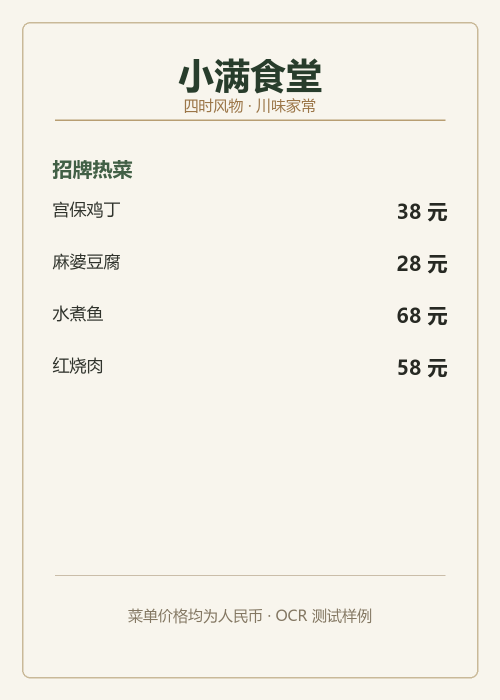
#> input picture czh-integration/complete-project/ocr/sample/sample-menu.png, 1000 x 1400 px (shown at 1/2 size)
$ python run_demo.py
#> lines starting #> are read from the running program, lines starting #| are printed output that depends on the picture; after the words box and inside, x2 and y2 are one past the last pixel; in counts of white or black regions, pixels touching at a corner belong together
### czh-integration/complete-project/ocr/ocr_engine.py
"""OCR engine adapters and basic image preprocessing."""

from __future__ import annotations

import os
import shutil
import subprocess
import tempfile
from pathlib import Path
from typing import Any


BACKEND_DIR = Path(__file__).resolve().parent
WINDOWS_OCR_SCRIPT = BACKEND_DIR / "windows_ocr.ps1"


def _preprocess_with_opencv(source: Path, target: Path) -> Path:
    try:
        import cv2
        import numpy as np
    except ImportError:
        return source

    data = np.fromfile(str(source), dtype=np.uint8)
    image = cv2.imdecode(data, cv2.IMREAD_COLOR)
#> image is the input picture: shape (1400, 1000, 3); mean B, G, R 231.9, 240.5, 243.4
    if image is None:
        return source

    gray = cv2.cvtColor(image, cv2.COLOR_BGR2GRAY)
    enhanced = cv2.createCLAHE(clipLimit=2.0, tileGridSize=(8, 8)).apply(gray)
    inv = cv2.threshold(enhanced, 0, 255, cv2.THRESH_BINARY_INV + cv2.THRESH_OTSU)[1]
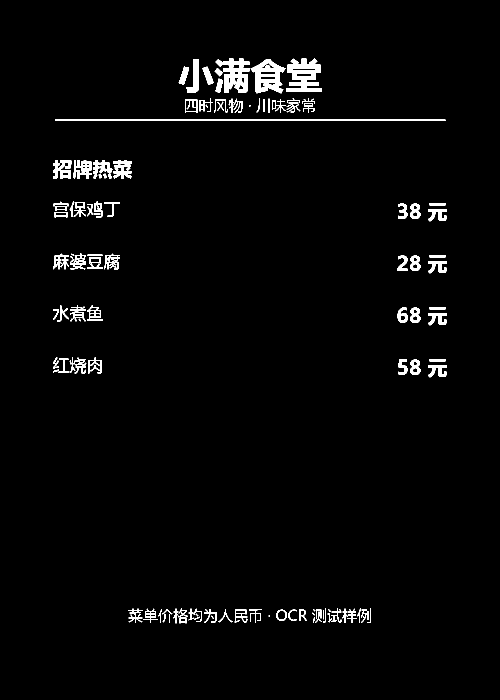
#> inv: shape (1400, 1000) (shown at 1/2 size); 2.3% white; 132 white regions (20 under 20 px), largest, box (x1, y1, x2, y2) and area: (573, 117, 643, 184) 2911, (501, 118, 571, 187) 2587, (110, 239, 891, 242) 2343
    lines = cv2.HoughLinesP(
        inv,
        rho=1,
        theta=np.pi / 180,
        threshold=max(40, int(image.shape[1] * 0.08)),
        minLineLength=max(80, int(image.shape[1] * 0.25)),
        maxLineGap=20,
    )
#> lines = 16 rows, first 6: [110, 239, 890, 239], [110, 241, 890, 241], [110, 240, 890, 240], [366, 141, 640, 141], [265, 1223, 521, 1227], [360, 158, 642, 183]
    angle = 0.0
    if lines is not None:
        angles: list[float] = []
        for line in lines[:, 0]:
            x1, y1, x2, y2 = (float(value) for value in line)
            if x2 == x1:
                continue
            current = np.degrees(np.arctan2(y2 - y1, x2 - x1))
            if abs(current) <= 12:
                angles.append(current)
#> this loop made 16 passes
#> (x1, y1, x2, y2, current) on passes 1 to 12: (110, 239, 890, 239, 0), (110, 241, 890, 241, 0), (110, 240, 890, 240, 0), (366, 141, 640, 141, 0), (265, 1223, 521, 1227, 0.895), (360, 158, 642, 183, 5.07), (365, 142, 640, 142, 0), (373, 175, 632, 120, -11.99), (363, 148, 615, 183, 7.91), (257, 1236, 646, 1230, -0.884), (264, 1239, 521, 1239, 0), (258, 1244, 521, 1240, -0.871)
#> after the loop, angles = [0, 0, 0, 0, 0.895, 5.07, 0, -11.99, 7.91, -0.884, 0, -0.871, -0.933, -0.881, -1.07, 0.875]
        if len(angles) >= 2:
            angle = float(np.median(angles))
#> angle = 0
    if abs(angle) >= 0.15:
        height, width = enhanced.shape
        matrix = cv2.getRotationMatrix2D((width / 2, height / 2), angle, 1.0)
        enhanced = cv2.warpAffine(
            enhanced,
            matrix,
            (width, height),
            flags=cv2.INTER_CUBIC,
            borderMode=cv2.BORDER_REPLICATE,
        )
    height, width = enhanced.shape
#> height = 1400; width = 1000
    if width < 1400:
        scale = 1400 / width
#> scale = 1.4
        enhanced = cv2.resize(
            enhanced,
            (1400, round(height * scale)),
            interpolation=cv2.INTER_CUBIC,
        )
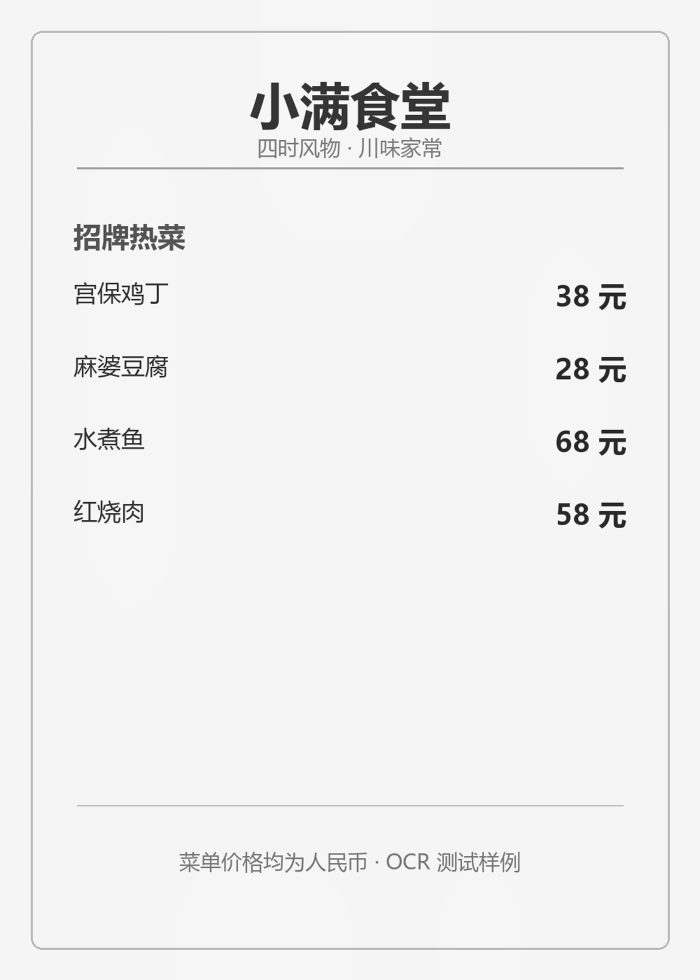
#> enhanced: shape (1960, 1400) (shown at 1/2 size); min 0, max 255, mean 240.5
    ok, encoded = cv2.imencode(".png", enhanced)
    if not ok:
        return source
    encoded.tofile(str(target))
    return target


def preprocess_image(source: Path, work_dir: Path) -> Path:
    return _preprocess_with_opencv(source, work_dir / f"{source.stem}-preprocessed.png")


def _rapidocr_recognize(image_path: Path) -> dict[str, Any] | None:
    try:
        from rapidocr_onnxruntime import RapidOCR
    except ImportError:
        return None

    engine = RapidOCR()
    result, _ = engine(str(image_path))
    items: list[dict[str, Any]] = []
    for entry in result or []:
        if len(entry) < 3:
            continue
        box, text, confidence = entry[0], entry[1], entry[2]
        items.append(
            {
                "text": str(text),
                "confidence": float(confidence),
                "bbox": [
                    [float(point[0]), float(point[1])]
                    for point in box
                    if len(point) >= 2
                ],
            }
        )
    return {
        "engine": "RapidOCR",
        "language": "ch",
        "items": items,
        "raw_text": "\n".join(item["text"] for item in items),
    }


# [67 lines left out: function _windows_ocr_recognize, not called in this run]


def recognize_image(
    image_path: Path, *, engine: str = "auto", preprocess: bool = True
) -> dict[str, Any]:
    """Run OCR and return a normalized engine-independent result."""

    selected = engine.strip().lower()
    work_path = image_path
    temporary: tempfile.TemporaryDirectory[str] | None = None
    try:
        if preprocess:
            temporary = tempfile.TemporaryDirectory(prefix="menu-preprocess-")
            work_path = preprocess_image(image_path, Path(temporary.name))
        if selected in {"auto", "rapidocr", "rapid"}:
            result = _rapidocr_recognize(work_path)
            if result is not None:
                return result
            if selected != "auto":
                raise RuntimeError(
                    "RapidOCR 未安装，请执行：python -m pip install -r "
                    "requirements-ocr.txt（在 OCR 模块目录下执行）"
                )

        if selected in {"auto", "windows", "windows-ocr"}:
            if os.name != "nt":
                raise RuntimeError("Windows OCR 仅能在 Windows 上运行")
            return _windows_ocr_recognize(work_path)

        raise RuntimeError(f"不支持的 OCR 引擎：{engine}")
    finally:
        if temporary is not None:
            temporary.cleanup()

### czh-integration/complete-project/ocr/run_demo.py
"""Command-line OCR demo for the standalone algorithm deliverable."""

from __future__ import annotations

import argparse
import json
from pathlib import Path

from menu_parser import parse_menu, structured_lines
from ocr_engine import recognize_image


BASE_DIR = Path(__file__).resolve().parent
DEFAULT_IMAGE = BASE_DIR / "sample" / "sample-menu.png"


def main() -> None:
    parser = argparse.ArgumentParser(description="菜单图片 OCR 演示")
    parser.add_argument("--image", type=Path, default=DEFAULT_IMAGE)
    parser.add_argument("--output", type=Path)
    parser.add_argument(
        "--engine",
        choices=("auto", "rapidocr", "windows"),
        default="auto",
    )
    args = parser.parse_args()
    if not args.image.exists():
        raise SystemExit(f"图片不存在：{args.image}")

    result = recognize_image(args.image, engine=args.engine, preprocess=True)
    records = parse_menu(result["items"])
    lines = structured_lines(records)
    try:
        image_label = str(args.image.resolve().relative_to(BASE_DIR))
    except ValueError:
        image_label = str(args.image)
    payload = {
        "image": image_label,
        "engine": result["engine"],
        "language": result.get("language", ""),
        "raw_text": result["raw_text"],
        "items": result["items"],
        "structured_text": lines,
        "records": records,
    }

    if args.output:
        args.output.parent.mkdir(parents=True, exist_ok=True)
        args.output.write_text(
            json.dumps(payload, ensure_ascii=False, indent=2),
            encoding="utf-8",
        )
        print(f"结果已写入：{args.output}")

    print(f"OCR 引擎：{result['engine']}")
    for line in lines:
        print(line)


if __name__ == "__main__":
    main()
#> (the call stopped at in _rapidocr_recognize, `engine = RapidOCR()`: rapidocr_onnxruntime is not available in this run)
